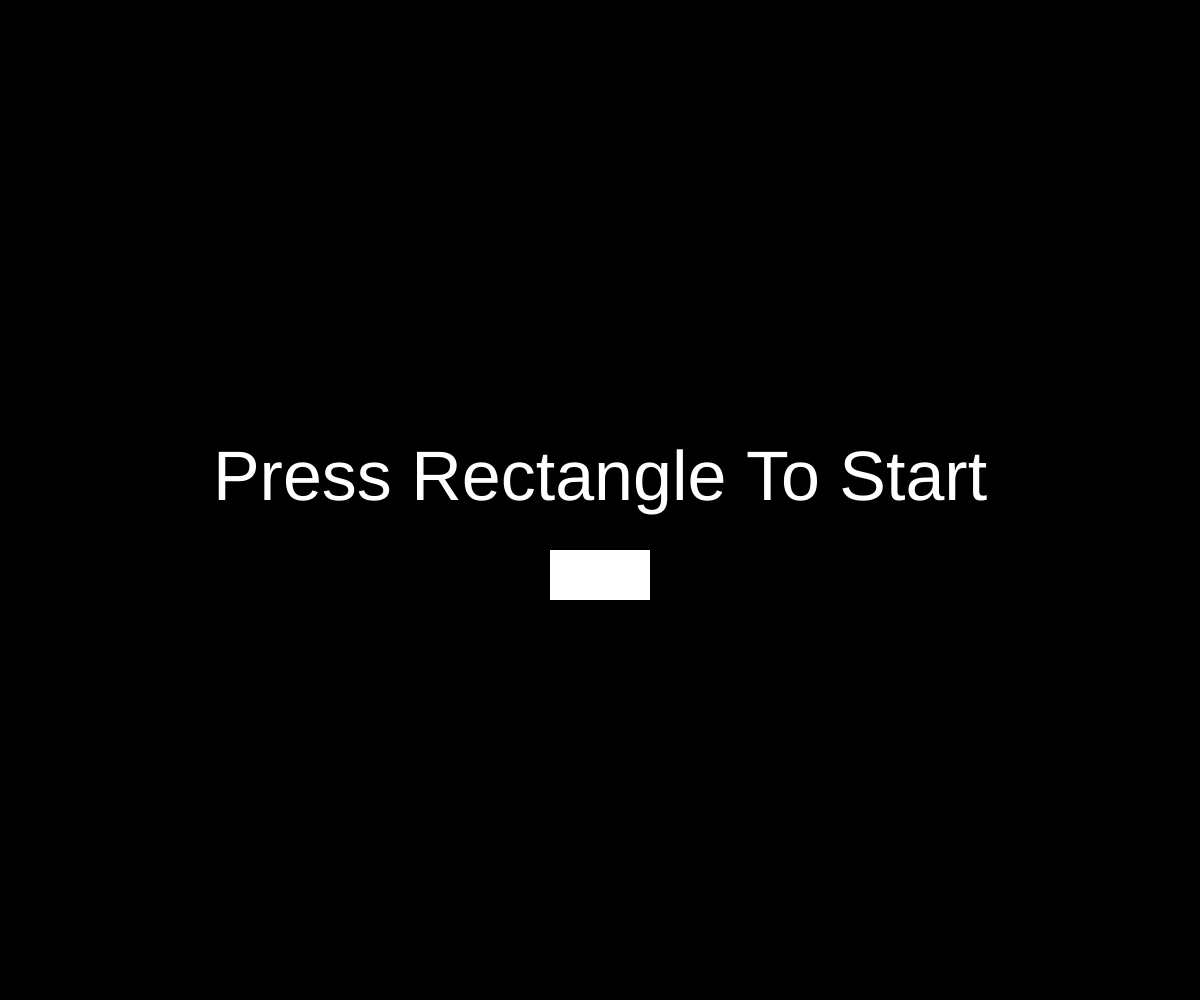
Frame 1 (no input)
Frame 60 (no input): identical to frame 1, image omitted
Frame 120 (the mouse pressed at the canvas centre since frame 60): identical to frame 1, image omitted

The p5.js sketch that drew this single still picture (run headless with seeded random() and noise() and a simulated clock; from frame 60 on, the mouse is pressed at the canvas centre):

// p5.js sketch
// ── sketch.js
// Array assimant
// Abdullah Abdelshafi
// March 9
//
// Extra for Experts:
// - describe what you did to take this project "above and beyond"


// Defining variables
let rx;
let ry;
let x;
let y;
let xSpeed;
let ySpeed;
let w;
let radius = 30;
let state = "loading";
let h = 50;
let startX;
let StartY;
let powerUps = [];

// Stetting up the display
function setup() {
  createCanvas(windowWidth, windowHeight);
  noStroke();
  rx = width / 2.2;
  ry = height / 1.1;
  x = width / 2;
  y = height / 2;
  w = 100;
  startX = x - 50;
  startY = y + 50;
  xSpeed = random(3, 4);
  ySpeed = random(3, 4);
}

// Drawing the whole thing
function draw() {
  background("black");
  if (state === "loading") {
    rect(startX, startY, w, h);
    textSize(70);
    fill("white");
    textAlign(CENTER);
    text("Press Rectangle To Start", width / 2, height / 2);
  }
  
  // If the state is play the game works
  if (state === "play") {
    background("red");
    displayRect();
    displayCircle();
    moveRect();
    moveBall();
    bounceOfWall();
    rectBounce();
    gameOver();
    spawnDrops();
    updateDrops();
    checkDropCatch();
  }

  // If the ball passes write game over
  if (state === "gameOver") {
    textSize(70);
    fill("white");
    textAlign(CENTER);
    text("Game Over", width / 2, height / 2);
  }
}
  

// If the mouse is pressed on the rectangle under the start button
function mousePressed() {
  if (mouseX > startX && mouseX < startX + w && mouseY > startY && mouseY < startY + h) {
    state = "play";
  }
}

// Display the rectangle and ball
function displayRect() {
  fill("black");
  rect(rx, ry, w, h, 20);
}
function displayCircle() {
  fill("white");
  circle(x, y, radius);
}

// Move rectangle and ball
function moveRect() {
  if (keyIsDown(68) === true) {
    rx += 5;
  }
  if (keyIsDown(65) === true) {
    rx -= 5;
  }
}
 
function moveBall() {
  x += xSpeed;
  y += ySpeed;
}

// Bouncing off the wall
function bounceOfWall() {
  // Side wall
  if (x + radius / 2 > width || x - radius / 2 < 0) {
    xSpeed *= -1;
  }
  // Top wall
  if (y - radius / 2 < 0) {
    ySpeed *= -1;
  }
}

// makes random rectangles to pop up diffrent colors each with diffrent apilties 
function spawnDrops(){
  if(random(1) < 0.01){
    let drop = {
      x: 20,
      y: -20,
      size: 25,
      speed: 3,
      type: random(["fast","slow","big","small"]),
      r: 0,
      g: 0,
      b: 0
    };
    if(drop.type === "fast"){
      drop.r = 255;
      drop.g = 0;
      drop.b = 0;
    }
    if(drop.type === "slow"){
      drop.r = 0;
      drop.g = 0;
      drop.b = 255;
    }
    if(drop.type === "big"){
      drop.r = 0;
      drop.g = 255;
      drop.b = 0;
    }
    if(drop.type === "small"){
      drop.r = 0;
      drop.g = 0;
      drop.b = 0;
    }
    powerUps.push(drop);
  }
}

function updateDrops(){
  for(let d of powerUps){
    d.y += d.speed;
    fill(d.r, d.g, d.b);
    rect(d.x, d.y, d.size, d.size);
  }
}

function checkDropCatch(){
  for(let d of powerUps){
    if(d.y + d.size >= ry && d.x > rx && d.x < rx + w){
      if(d.type === "fast"){
        rx += 3;
      }
      if(d.type === "slow"){
        rx += -2;
      }
      if(d.type === "big"){
        w += 2;
      }
      if(d.type === "small"){
        w -= 2;
      }
      d.y = height + 100;
    }
  }
}

// Boucing ball of the rectangle
function rectBounce() {
  if (y + radius / 2 >= ry && x > rx && x < rx + w) {
    removeGlitch();
  }
} 

// Removing it bouncing over and over at the bottom
function removeGlitch() {
  // top it goes up the rect and then bounces if goes down u get 1 more life
  if (y + radius / 2 >= ry && x > rx && x < rx + w ) {
    y = ry - radius / 2;
    ySpeed *= -1;
  }
}

// Checking if the game is over
function gameOver() {
  if (y - radius / 2 > height) {
    state = "gameOver";
  }
}
